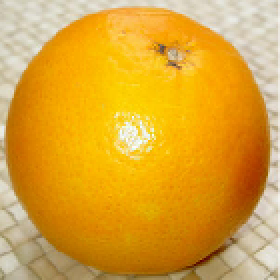
#> input picture 05-Advanced image processing and computational photography/images/orange.png, 140 x 140 px (shown 2 times larger)
$ jupyter execute --allow-errors 07-illumination-Change.ipynb
#> lines starting #> are read from the running program, lines starting #| are printed output that depends on the picture
## 1- Importing Libraries

[cell 1]
import cv2
import numpy as np
import matplotlib.pyplot as plt

## 2- illumination Change with mask

[cell 2]
src = cv2.imread("images/orange.png")
#> src is the input picture: shape (140, 140, 3); mean B, G, R 53.9, 164.2, 219.5
mask = cv2.imread("images/orange-mask.png") #single channel

result = cv2.illuminationChange(src, mask)
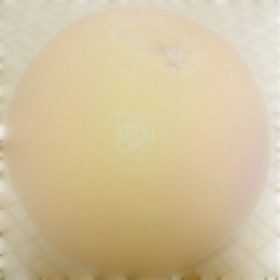
#> result: shape (140, 140, 3) (shown 2 times larger); mean B, G, R 157.1, 193.2, 209.8

plt.figure(figsize=[15,12])
plt.subplot(131);plt.imshow(src[...,::-1]);plt.title("Image")
#> (the rest of this cell did not finish here and is left out)


$ run again, with 05-Advanced image processing and computational photography/images/blemish.png copied over 05-Advanced image processing and computational photography/images/orange.png
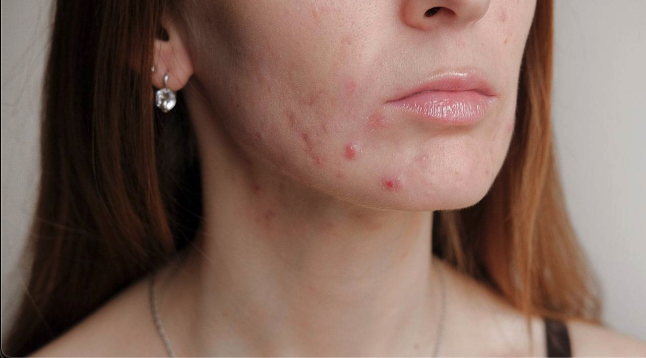
#> input picture 05-Advanced image processing and computational photography/images/blemish.png, 646 x 358 px
#> src is the input picture: shape (358, 646, 3); mean B, G, R 90.4, 101.3, 128.4
#> `result = cv2.illuminationChange(src, mask)`:
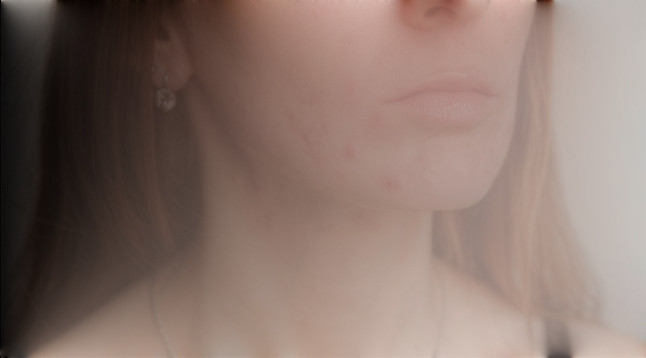
#> result: shape (358, 646, 3); mean B, G, R 107.2, 115.3, 136.2
